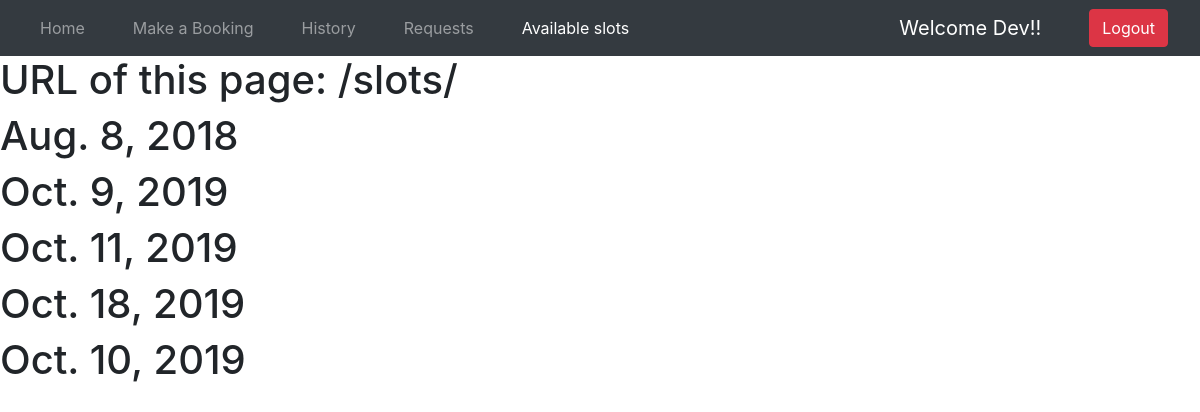
The page /slots/ (signed in) on the database as committed earlier.
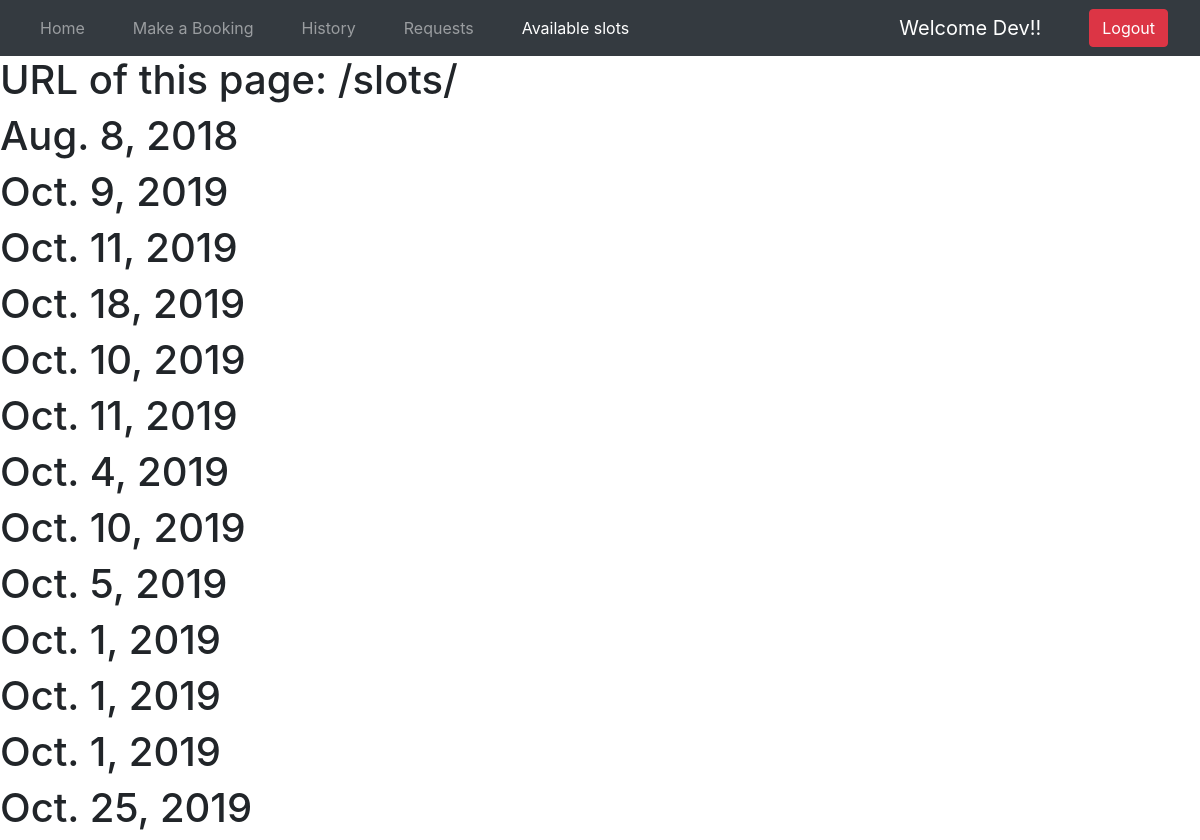
The same page on the database as committed later.
### login/models.py (models this page shows, shortened)
class Booking(models.Model):
    HOUR_CHOICES = [(dt.time(hour=x), '{:02d}:00'.format(x)) for x in range(8, 18)]
    audi_choices = [
        ('Auditorium','Auditorium'),
        ('Place2','Place2'),
        ('Place3','Place3')
    ]
    default_choice = [
        ('Auditorium','Auditorium')
    ]
    status_choice = [
        ('Pending','Pending'),
        ('Accepted','Accepted'),
        ('Rejected','Rejected')
    ]
    default_status_choice = [
        ('Pending','Pending')
    ]
    name = models.CharField(max_length=100)
    email = models.EmailField()
    place = models.CharField(max_length=100, choices = audi_choices,default=default_status_choice)
    date = models.DateField()
    start_time = models.TimeField(choices= HOUR_CHOICES)
    end_time = models.TimeField(choices= HOUR_CHOICES)
    status = models.CharField(max_length = 100,choices = status_choice,default = status_choice[0][0])
    userid=models.IntegerField(blank=True, null=True)

### login/views.py (the view)
# urls.py: path("slots/", views.slots, name="slots"),
@login_required
def slots(request):
    x = Booking.objects.filter()
    k={
        'pro':range(8,18),
        'book': x
    }
    return render(request, 'login/slots.html',k)

### templates/login/Slots.html (shortened to what this page needs)
{% extends "login/extended.html" %}
    {% block body %}
    {% for i in book %}
    {% if i.date == '2019-10-11' %}
    <h1>{{ i.date }}</h1>
    {% else %}
    <h1>{{ i.date}}</h1>
    {% endif %}
    {% endfor %}
    {% endblock body %}

Rows that differ between the two databases and show on the page:
added Booking: date "Oct. 11, 2019"
added Booking: date "Oct. 4, 2019"
added Booking: date "Oct. 10, 2019"
added Booking: date "Oct. 5, 2019"
added Booking: date "Oct. 1, 2019"
added Booking: date "Oct. 1, 2019"
added Booking: date "Oct. 1, 2019"
added Booking: date "Oct. 25, 2019"
